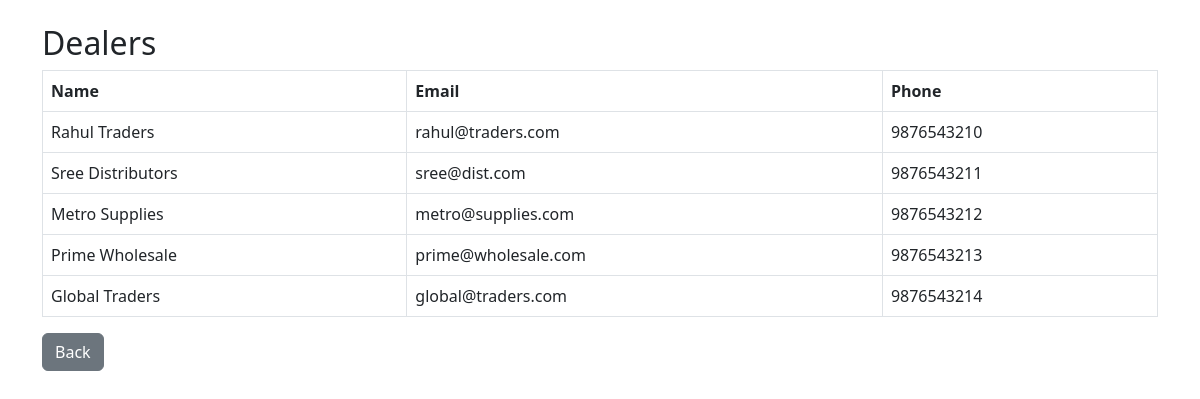
Screenshot of /dealers/ with the database file from the repository.
### inventory_app/models.py (models this page shows, shortened)
class Dealer(models.Model):
    name = models.CharField(max_length=200)
    email = models.EmailField()
    phone = models.CharField(max_length=20)
    created_at = models.DateTimeField(auto_now_add=True)

### inventory_app/views.py (the view)
# urls.py: path('dealers/', views.dealers_page, name='dealers'),
def dealers_page(request):
    dealers = Dealer.objects.all()
    return render(request, "inventory_app/dealers.html", {
        "dealers": dealers
    })

### inventory_app/templates/inventory_app/dealers.html (shortened to what this page needs)
<!DOCTYPE html>
<html>
<head>
<link href="https://cdn.jsdelivr.net/npm/bootstrap@5.3.0/dist/css/bootstrap.min.css" rel="stylesheet">
</head>
<body class="container mt-4">
<h2>Dealers</h2>
<table class="table table-bordered">
<tr>
<th>Name</th>
<th>Email</th>
<th>Phone</th>
</tr>
{% for dealer in dealers %}
<tr>
<td>{{ dealer.name }}</td>
<td>{{ dealer.email }}</td>
<td>{{ dealer.phone }}</td>
</tr>
{% empty %}
<tr>
<td colspan="3">No dealers available</td>
</tr>
{% endfor %}
</table>
<a href="/" class="btn btn-secondary">Back</a>
</body>
</html>

### rows the page displays
Dealer: name "Rahul Traders", email "rahul@traders.com", phone "9876543210"
Dealer: name "Sree Distributors", email "sree@dist.com", phone "9876543211"
Dealer: name "Metro Supplies", email "metro@supplies.com", phone "9876543212"
Dealer: name "Prime Wholesale", email "prime@wholesale.com", phone "9876543213"
Dealer: name "Global Traders", email "global@traders.com", phone "9876543214"
